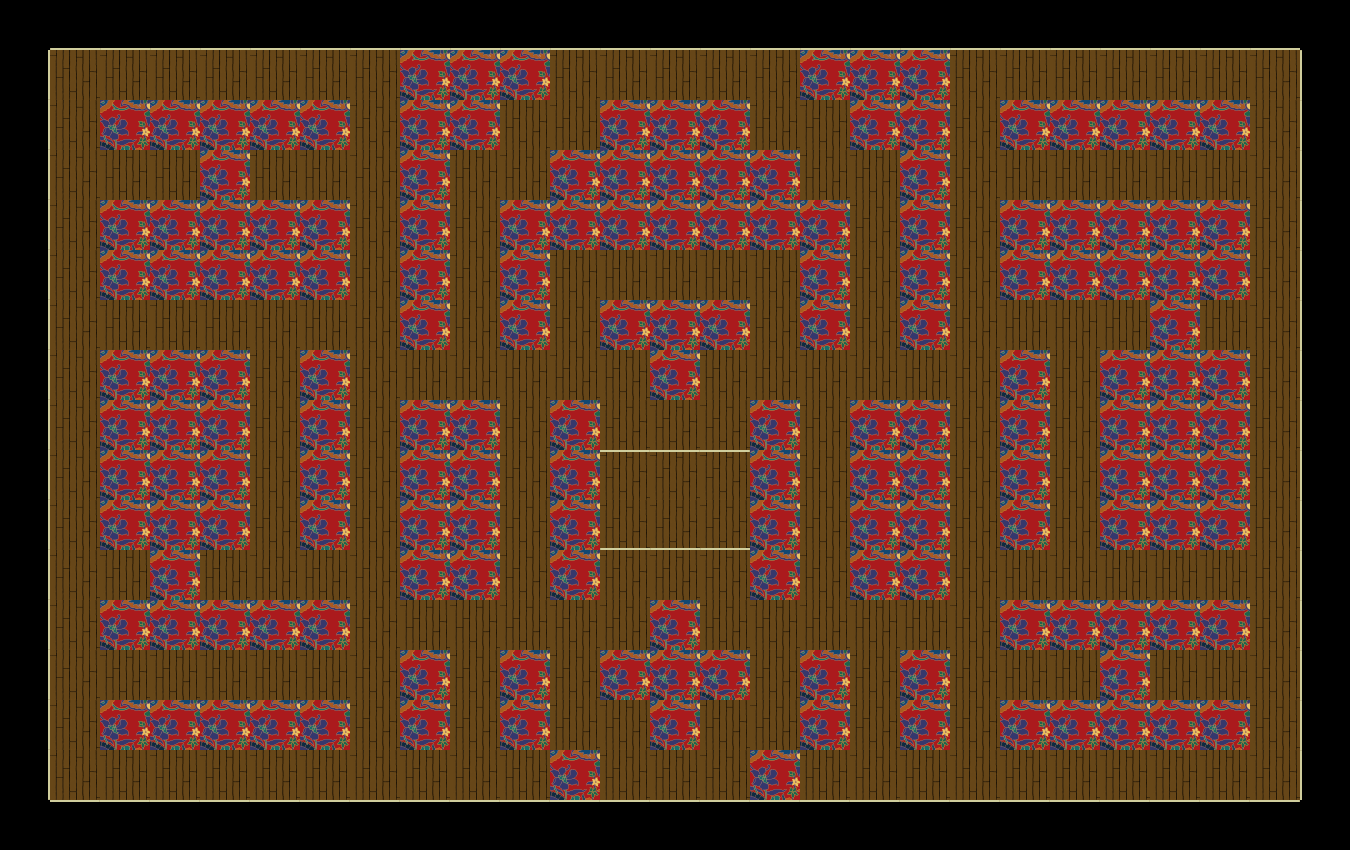

A level layout from a 2D game, rendered from its tile map. Below: a short description, then the map file with tile-grid data replaced by summaries:
An orthogonal 27x17 tile map with 50x50 px tiles, 4 tile layers (Background, Wall, ghost box, ghost box Down) and 224 objects (203x pills, 4x ghost).

<map version="1.4" tiledversion="1.4.3" orientation="orthogonal" renderorder="right-down" width="27" height="17" tilewidth="50" tileheight="50" infinite="0" nextlayerid="9" nextobjectid="213">
 <editorsettings>
  <export target="Level1.json" format="json" />
 </editorsettings>
 <tileset firstgid="1" name="spritsheetwall" tilewidth="50" tileheight="50" tilecount="17" columns="17">
  <grid orientation="isometric" width="10" height="10" />
  <image source="../mur/spritsheetwall.png" trans="ffffff" width="850" height="50" />
  <tile id="0">
   <properties>
    <property name="collide" type="bool" value="false" />
   </properties>
  </tile>
  <tile id="1">
   <properties>
    <property name="collide" type="bool" value="true" />
   </properties>
   <objectgroup draworder="index" id="2">
    <object id="2" x="-45.2609" y="-35.1739" visible="0">
     <properties>
      <property name="collide" type="bool" value="true" />
     </properties>
     <polygon points="0,0 2.26087,2.26087 52.2174,-47.8696 50.2609,-49.7391" />
    </object>
   </objectgroup>
  </tile>
  <tile id="2">
   <properties>
    <property name="collide" type="bool" value="true" />
   </properties>
   <objectgroup draworder="index" id="2">
    <object id="3" x="53.25" y="-33.25" visible="0">
     <properties>
      <property name="collide" type="bool" value="true" />
     </properties>
     <polygon points="0,0 -50.25,-50 -48.25,-51.75 1.625,-2.125" />
    </object>
   </objectgroup>
  </tile>
  <tile id="3">
   <properties>
    <property name="collide" type="bool" value="true" />
   </properties>
   <objectgroup draworder="index" id="2">
    <object id="2" x="-42.625" y="-32.625" visible="0">
     <properties>
      <property name="collide" type="bool" value="true" />
     </properties>
     <polygon points="0,0 31.75,-32.5 44.125,-44.625 47.875,-48.375 49.75,-45.75 54.75,-41.5 75.125,-20.625 82.875,-12.625 92.75,-3 95.75,0 97.875,-2.125 86.375,-13.875 79.25,-21.25 66,-33.75 49.75,-49.75 47.625,-51.875 23.875,-27.875 9.25,-13.25 0.875,-4.875 -2,-2.25" />
    </object>
   </objectgroup>
  </tile>
  <tile id="4">
   <properties>
    <property name="collide" type="bool" value="true" />
   </properties>
   <objectgroup draworder="index" id="2">
    <object id="1" x="3.25" y="12.75" visible="0">
     <properties>
      <property name="collide" type="bool" value="true" />
     </properties>
     <polygon points="0,0 2,2 51.5,-47.5 49.25,-50" />
    </object>
   </objectgroup>
  </tile>
  <tile id="5">
   <properties>
    <property name="collide" type="bool" value="true" />
   </properties>
   <objectgroup draworder="index" id="2">
    <object id="2" x="2.875" y="13.125" visible="0">
     <properties>
      <property name="collide" type="bool" value="true" />
     </properties>
     <polygon points="0,0 50.25,-50 52.25,-48 2,2.25" />
    </object>
   </objectgroup>
  </tile>
  <tile id="6">
   <properties>
    <property name="collide" type="bool" value="true" />
   </properties>
   <objectgroup draworder="index" id="2">
    <object id="1" x="3.25" y="13" visible="0">
     <properties>
      <property name="collide" type="bool" value="true" />
     </properties>
     <polygon points="0,0 25.75,-25.25 48.5,-48 16,-80 1.77636e-15,-96 1.875,-97.625 25.625,-74.875 51.625,-48.625 24.375,-20.375 1.875,2.125" />
    </object>
   </objectgroup>
  </tile>
  <tile id="7">
   <properties>
    <property name="collide" type="bool" value="true" />
   </properties>
   <objectgroup draworder="index" id="2">
    <object id="2" x="-45" y="-34.75" visible="0">
     <properties>
      <property name="collide" type="bool" value="true" />
     </properties>
     <polygon points="0,0 50,-50 99.5,-0.75 50.25,49.75 48.375,47.875 96.375,-0.125 50.375,-45.875 2,1.75" />
    </object>
   </objectgroup>
  </tile>
  <tile id="8">
   <properties>
    <property name="collide" type="bool" value="true" />
   </properties>
   <objectgroup draworder="index" id="2">
    <object id="1" x="-45" y="-34.75" visible="0">
     <properties>
      <property name="collide" type="bool" value="true" />
     </properties>
     <polygon points="0,0 1.75,-2.75 51.75,48 49.75,49.5" />
    </object>
   </objectgroup>
  </tile>
  <tile id="9">
   <properties>
    <property name="collide" type="bool" value="true" />
   </properties>
   <objectgroup draworder="index" id="2">
    <object id="1" x="7" y="13" visible="0">
     <properties>
      <property name="collide" type="bool" value="true" />
     </properties>
     <polygon points="0,0 -47.875,-47.625 0.125,-96.125 -2.75,-98 -52,-48.25 -2.125,1.625" />
    </object>
   </objectgroup>
  </tile>
  <tile id="10">
   <properties>
    <property name="collide" type="bool" value="true" />
   </properties>
   <objectgroup draworder="index" id="2">
    <object id="1" x="-45.125" y="-34.625" visible="0">
     <properties>
      <property name="collide" type="bool" value="true" />
     </properties>
     <polygon points="0,0 2.375,-2.375 52.25,47 49.625,49.875" />
    </object>
    <object id="2" x="2.5" y="-82.25" visible="0">
     <properties>
      <property name="collide" type="bool" value="true" />
     </properties>
     <polygon points="0,0 3.5,-3.5 52.75,46.5 50.625,49.125" />
    </object>
   </objectgroup>
  </tile>
  <tile id="11">
   <properties>
    <property name="collide" type="bool" value="true" />
   </properties>
   <objectgroup draworder="index" id="2">
    <object id="1" x="6.625" y="12.875" visible="0">
     <properties>
      <property name="collide" type="bool" value="true" />
     </properties>
     <polygon points="0,0 -47.75,-47.75 -1.375,-93.625 46.125,-46.125 48.125,-47.625 -1.375,-97.625 -51.5,-47.75 -2,2" />
    </object>
   </objectgroup>
  </tile>
  <tile id="12">
   <properties>
    <property name="collide" type="bool" value="true" />
   </properties>
   <objectgroup draworder="index" id="2">
    <object id="1" x="-44.625" y="-34.625" visible="0">
     <properties>
      <property name="collide" type="bool" value="true" />
     </properties>
     <polygon points="0,0 1.875,-2.125 49.625,45.875 97.5,-2 99.25,-0.25 49.625,50.125" />
    </object>
   </objectgroup>
  </tile>
  <tile id="13">
   <properties>
    <property name="collide" type="bool" value="true" />
   </properties>
   <objectgroup draworder="index" id="2">
    <object id="1" x="7.125" y="-83.125" visible="0">
     <properties>
      <property name="collide" type="bool" value="true" />
     </properties>
     <polygon points="0,0 -2.375,-2.125 -52,47.75 -2.375,97.875 47.875,47.875 46,46 -2.125,93.875 -48,48" />
    </object>
   </objectgroup>
  </tile>
  <tile id="14">
   <properties>
    <property name="collide" type="bool" value="true" />
   </properties>
   <objectgroup draworder="index" id="2">
    <!-- 210 objects omitted --></objectgroup>
  </tile>
  <tile id="15">
   <properties>
    <property name="collide" type="bool" value="true" />
   </properties>
   <objectgroup draworder="index" id="2">
    <!-- 209 objects omitted --></objectgroup>
  </tile>
  <tile id="16">
   <properties>
    <property name="collide" type="bool" value="true" />
   </properties>
   <objectgroup draworder="index" id="2">
    <!-- 208 objects omitted --></objectgroup>
  </tile>
 </tileset>
 <layer id="1" name="Background" width="27" height="17">
  <data>[459 cells, 375 non-empty, 1 distinct tile ids]</data>
 </layer>
 <layer id="2" name="Wall" width="27" height="17">
  <data>[459 cells, 246 non-empty, 2 distinct tile ids]</data>
 </layer>
 <layer id="7" name="ghost box" width="27" height="17">
  <data>[459 cells, 3 non-empty, 1 distinct tile ids]</data>
 </layer>
 <layer id="8" name="ghost box Down" width="27" height="17">
  <data>[459 cells, 3 non-empty, 1 distinct tile ids]</data>
 </layer>
 <objectgroup id="6" name="Object">
  <!-- 207 objects omitted --></objectgroup>
</map>
<!-- 210 of 224 objects omitted -->
